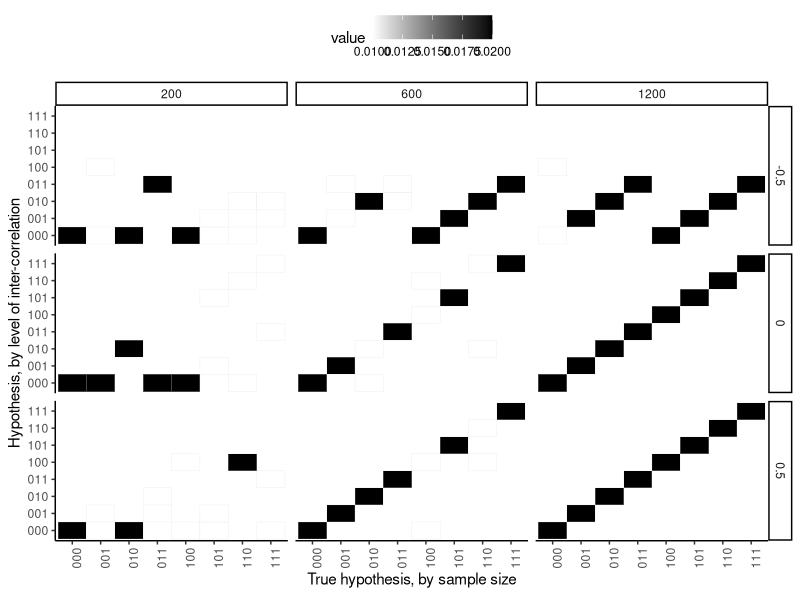
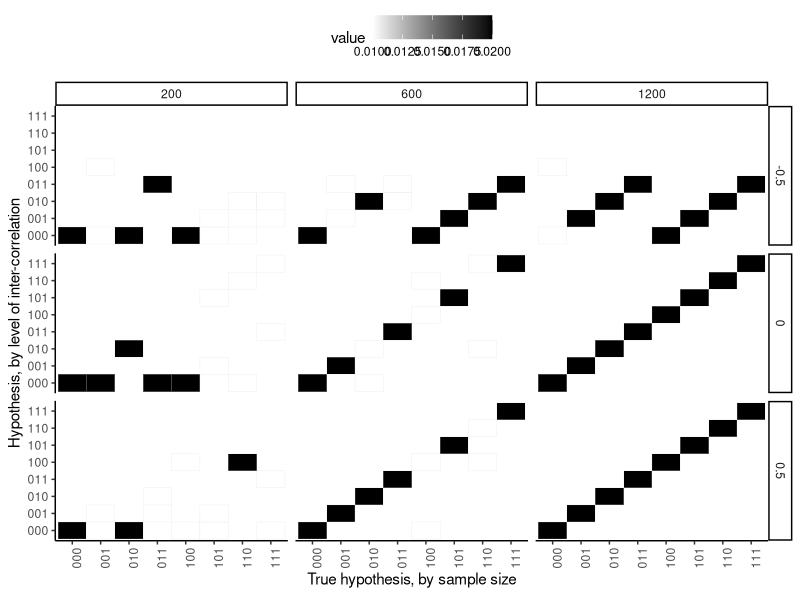

The R script that drew these images, in order:
# Reproduce figures/fig7-v1.eps

## Load the relevant libraries
library(dplyr)
library(ggplot2)
library(readr)

## Create the plot
p <-
    readr::read_csv("data/fig7-v1-g.csv") %>%
    dplyr::mutate(
        N = factor(N),
        l = factor(l, labels = c(-.5, 0, .5)),
        H0 = factor(H0),
        H1 = factor(H1)
    ) %>%
    ggplot(aes(H0, H1)) +
    geom_tile(aes(fill = value), color = "grey90") +
    facet_grid(l ~ N) +
    labs(
        y = "Hypothesis, by level of inter-correlation",
        x = expression(paste("True hypothesis, by sample size"))
    ) +
    theme_classic() +
    theme(legend.position = "top") +
    scale_fill_gradient(low = "white", high = "black") +
    theme(axis.text.x = element_text(angle = 90))

## Save the plot in pdf format
ggsave("figures/fig7-v1.eps", p, width = 6, height = 5)
ggsave("figures/fig7-v1.pdf", p, width = 6, height = 5)
